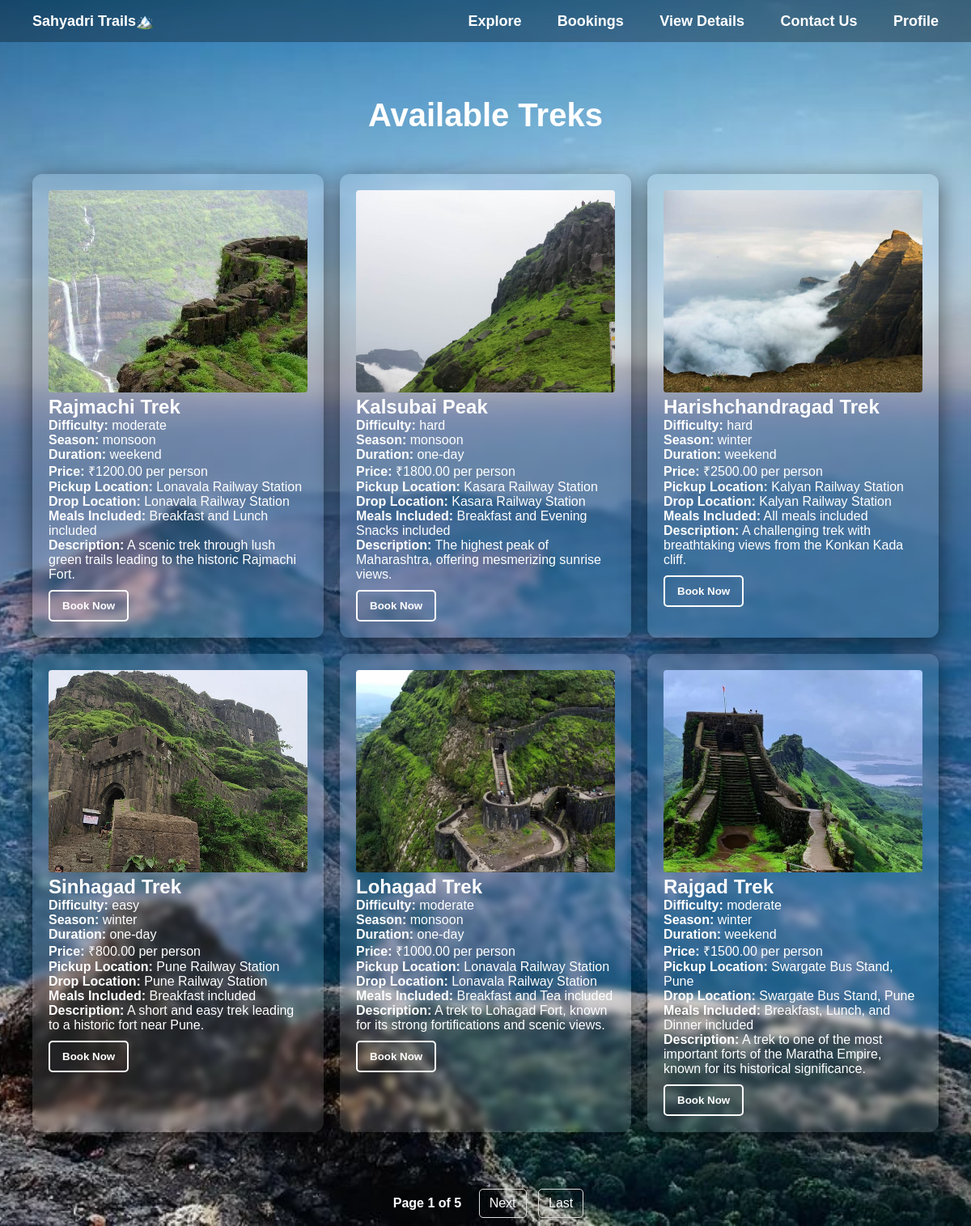
The page /bookings/ on the database its author committed.
### app/models.py (models this page shows, shortened)
class Trek(models.Model):
    trek_id = models.AutoField(primary_key=True)
    name = models.CharField(max_length=200)
    difficulty = models.CharField(
        max_length=20,
        choices=[('easy', 'Easy'), ('moderate', 'Moderate'), ('hard', 'Hard')]
    )
    season = models.CharField(
        max_length=20,
        choices=[('monsoon', 'Monsoon'), ('winter', 'Winter'), ('summer', 'Summer')]
    )
    duration = models.CharField(
        max_length=20,
        choices=[('one-day', 'One-Day'), ('weekend', 'Weekend')]
    )
    price = models.DecimalField(max_digits=10, decimal_places=2)
    image = models.ImageField(upload_to='media/')
    description = models.TextField()
    pickup_location = models.CharField(max_length=255, default="Nearest Railway Station")
    drop_location = models.CharField(max_length=255, default="Lonavala Railway Station")
    meals = models.TextField(default="Breakfast, Lunch, Dinner included")

### app/views.py (the view)
# urls.py: path('bookings/', views.bookings_page, name='bookings_page'),
def bookings_page(request):
    treks = Trek.objects.all()  # Fetching all treks
    paginator = Paginator(treks, 6)  # Show 6 treks per page
    page_number = request.GET.get('page')
    page_obj = paginator.get_page(page_number)
    return render(request, 'bookings.html', {'treks': page_obj})  # ✅ Pass paginated data

### app/templates/bookings.html (shortened to what this page needs)
{% load static %}
<!DOCTYPE html>
<html lang="en">
<head>
</head>
<body>
    <div class="navbar">
        <div>
            <a href="{% url 'home' %}" class="home-btn">Sahyadri Trails🏔️</a>
        </div>
        <div>
            <a href="{% url 'explore_treks' %}">Explore</a>
            <a href="{% url 'bookings_page' %}">Bookings</a>
            <a href="{% url 'booking_details' %}">View Details</a>
            <a href="{% url 'contact' %}">Contact Us</a>
            <a href="{% url 'profile' %}">Profile</a>
        </div>
    </div>
    <div class="container">
        <h1>Available Treks</h1>
        <div class="trek-container">
            {% for trek in treks %}
            <div class="trek-card">
                <img src="{{ trek.image.url }}" alt="{{ trek.name }}">
                <h2>{{ trek.name }}</h2>
                <p><strong>Difficulty:</strong> {{ trek.difficulty }}</p>
                <p><strong>Season:</strong> {{ trek.season }}</p>
                <p><strong>Duration:</strong> {{ trek.duration }}</p>
                <p><strong>Price:</strong> ₹{{ trek.price }} per person</p>
                <p><strong>Pickup Location:</strong> {{ trek.pickup_location }}</p>
                <p><strong>Drop Location:</strong> {{ trek.drop_location }}</p>
                <p><strong>Meals Included:</strong> {{ trek.meals }}</p>
                <p><strong>Description:</strong> {{ trek.description }}</p>
                <button class="btn"
                    onclick="showPopup('{{ trek.trek_id }}', '{{ trek.name }}', '{{ trek.image.url }}', '{{ trek.difficulty }}', '{{ trek.season }}', '{{ trek.pickup_location }}', '{{ trek.price }}', '{{ trek.pickup_location }}', '{{ trek.drop_location }}', '{{ trek.meals }}')">
                    Book Now
                </button>
            </div>
            {% endfor %}
        </div>
    </div>
    <div class="pagination">
        <span>Page {{ treks.number }} of {{ treks.paginator.num_pages }}</span>
        {% if treks.has_next %}
            <a href="?page={{ treks.next_page_number }}">Next</a>
            <a href="?page={{ treks.paginator.num_pages }}">Last</a>
        {% endif %}
    </div>
</body>
</html>

### rows shown on the page
Trek: image (picture), name "Rajmachi Trek", difficulty "moderate", season "monsoon", duration "weekend", price "1200.00", pickup_location "Lonavala Railway Station", drop_location "Lonavala Railway Station", meals "Breakfast and Lunch included", description "A scenic trek through lush green trails leading to the historic Rajmachi Fort."
Trek: image (picture), name "Kalsubai Peak", difficulty "hard", season "monsoon", duration "one-day", price "1800.00", pickup_location "Kasara Railway Station", drop_location "Kasara Railway Station", meals "Breakfast and Evening Snacks included", description "The highest peak of Maharashtra, offering mesmerizing sunrise views."
Trek: image (picture), name "Harishchandragad Trek", difficulty "hard", season "winter", duration "weekend", price "2500.00", pickup_location "Kalyan Railway Station", drop_location "Kalyan Railway Station", meals "All meals included", description "A challenging trek with breathtaking views from the Konkan Kada cliff."
Trek: image (picture), name "Sinhagad Trek", difficulty "easy", season "winter", duration "one-day", price "800.00", pickup_location "Pune Railway Station", drop_location "Pune Railway Station", meals "Breakfast included", description "A short and easy trek leading to a historic fort near Pune."
Trek: image (picture), name "Lohagad Trek", difficulty "moderate", season "monsoon", duration "one-day", price "1000.00", pickup_location "Lonavala Railway Station", drop_location "Lonavala Railway Station", meals "Breakfast and Tea included", description "A trek to Lohagad Fort, known for its strong fortifications and scenic views."
Trek: image (picture), name "Rajgad Trek", difficulty "moderate", season "winter", duration "weekend", price "1500.00", pickup_location "Swargate Bus Stand, Pune", drop_location "Swargate Bus Stand, Pune", meals "Breakfast, Lunch, and Dinner included", description "A trek to one of the most important forts of the Maratha Empire, known for its historical significance."

### other values the page prints
{{ treks.number }} "1"
{{ treks.paginator.num_pages }} "5"
